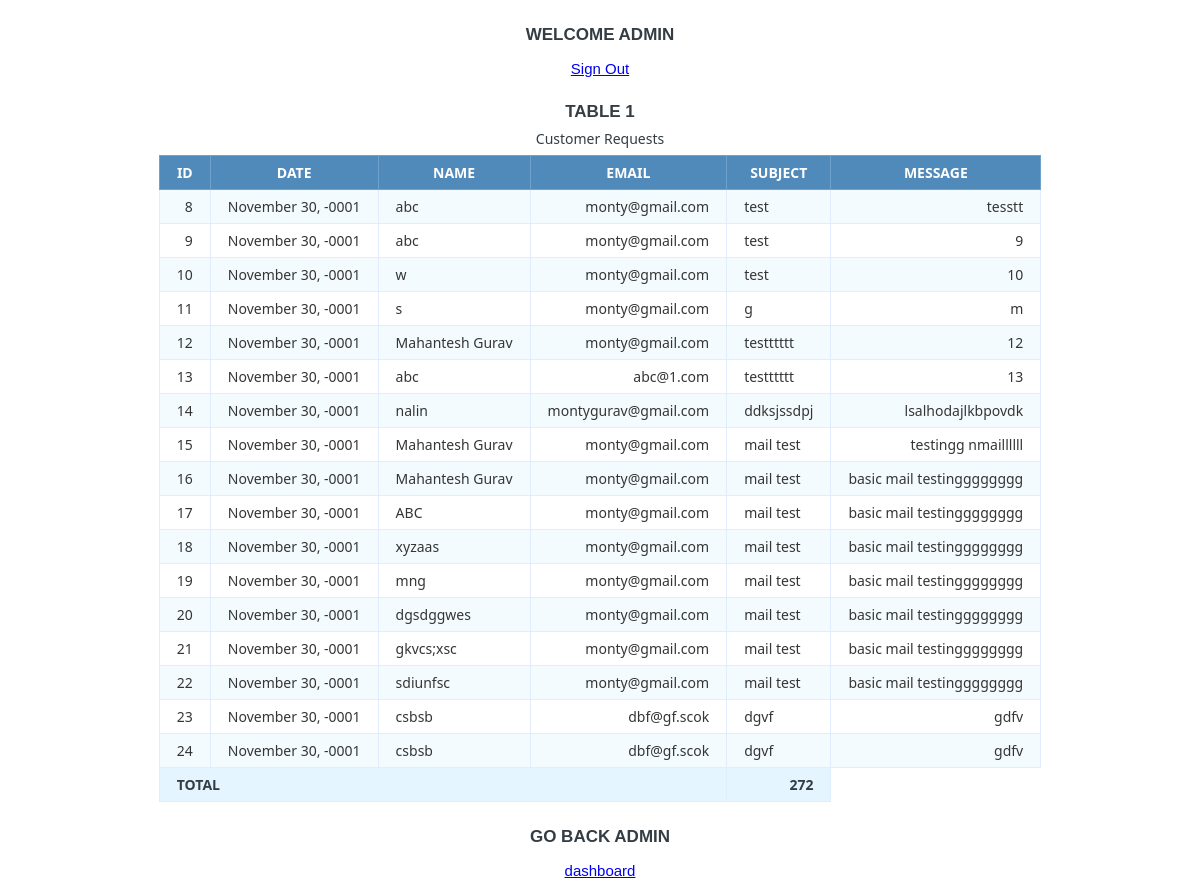
/datewise.php (signed in), run on the app's committed database.
### tables this page shows
CREATE TABLE `Request` (
  `ID` int(11) NOT NULL,
  `date` timestamp NOT NULL DEFAULT '0000-00-00 00:00:00' ON UPDATE CURRENT_TIMESTAMP,
  `name` text NOT NULL,
  `email` text NOT NULL,
  `phone` decimal(10,0) NOT NULL,
  `subject` text NOT NULL,
  `message` text NOT NULL
);

### session.php (called while the page is built, shortened)
<?php
   include('config.php');
   $user_check = $_SESSION['login_user'];
   $ses_sql = mysqli_query($db,"select username from Login where username = '$user_check' ");
   $row = mysqli_fetch_array($ses_sql,MYSQLI_ASSOC);
   $login_session = $row['username'];
?>

### datewise.php (the view, shortened to what this page needs)
<?php
$db_host = 'localhost';
$db_user = 'vmnandan_orangus';
$db_pass = 'M@h@nt3sh';
$db_name = 'vmnandan_Orangus';
$conn = mysqli_connect($db_host, $db_user, $db_pass, $db_name);
$sql = 'SELECT ID, date, name, email, subject, message  FROM Request';
$query = mysqli_query($conn, $sql);
?>
<?php
   include('session.php');
?>
<html>
<head>
</head>
<body>
<div class="jumbotron">
      <h1>Welcome <?php echo $login_session; ?></h1>
      <p><center><a href = "logout.php">Sign Out</a></center></p>
</div>
	<h1>Table 1</h1>
	<table class="data-table">
		<caption class="title">Customer Requests</caption>
		<thead>
			<tr>
				<th>ID</th>
				<th>DATE</th>
				<th>NAME</th>
				<th>EMAIL</th>
				<th>SUBJECT</th>
				<th>MESSAGE</th>
			</tr>
		</thead>
		<tbody>
		<?php
		$total 	= 0;
		while ($row = mysqli_fetch_array($query))
		{
			echo '<tr>
					<td>'.$row['ID'].'</td>
					<td>'. date('F d, Y', strtotime($row['date'])) . '</td>
					<td>'.$row['name'].'</td>
					<td>'.$row['email'].'</td>
					<td>'.$row['subject'].'</td>
					<td>'.$row['message'].'</td>
				</tr>';
			$total += $row['ID'];
		}?>
		</tbody>
		<tfoot>
			<tr>
				<th colspan="4">TOTAL</th>
				<th><?=number_format($total)?></th>
			</tr>
		</tfoot>
	</table>
	<div class="jumbotron">
        <h1>Go Back <?php echo $login_session; ?></h1>
        <p><center><a href = "welcome.php">dashboard</a></center></p>
                        </div>
</body>
</html>

### datewise.php (style rules this page uses)
body { font-size: 15px; color: #343d44; font-family: "segoe-ui", "open-sans", tahoma, arial; padding: 0; margin: 0; }
table { margin: auto; font-family: "Lucida Sans Unicode", "Lucida Grande", "Segoe Ui"; font-size: 12px; }
h1 { margin: 25px auto 0; text-align: center; text-transform: uppercase; font-size: 17px; }
table td { transition: all .5s; }
.data-table { border-collapse: collapse; font-size: 14px; min-width: 537px; }
.data-table th, .data-table td { border: 1px solid #e1edff; padding: 7px 17px; }
.data-table caption { margin: 7px; }
.data-table thead th { background-color: #508abb; color: #FFFFFF; border-color: #6ea1cc !important; text-transform: uppercase; }
.data-table tbody td { color: #353535; }
.data-table tbody td:first-child, .data-table tbody td:nth-child(4), .data-table tbody td:last-child { text-align: right; }
.data-table tbody tr:nth-child(odd) td { background-color: #f4fbff; }
.data-table tfoot th { background-color: #e5f5ff; text-align: right; }
.data-table tfoot th:first-child { text-align: left; }

### data on the page
request: ID "8", date "November 30, -0001", name "abc", email "monty@gmail.com", subject "test", message "tesstt"
request: ID "9", date "November 30, -0001", name "abc", email "monty@gmail.com", subject "test", message "9"
request: ID "10", date "November 30, -0001", name "w", email "monty@gmail.com", subject "test", message "10"
request: ID "11", date "November 30, -0001", name "s", email "monty@gmail.com", subject "g", message "m"
request: ID "12", date "November 30, -0001", name "Mahantesh Gurav", email "monty@gmail.com", subject "testttttt", message "12"
request: ID "13", date "November 30, -0001", name "abc", email "abc@1.com", subject "testttttt", message "13"
request: ID "14", date "November 30, -0001", name "nalin", email "montygurav@gmail.com", subject "ddksjssdpj", message "lsalhodajlkbpovdk"
request: ID "15", date "November 30, -0001", name "Mahantesh Gurav", email "monty@gmail.com", subject "mail test", message "testingg nmaillllll"
request: ID "16", date "November 30, -0001", name "Mahantesh Gurav", email "monty@gmail.com", subject "mail test", message "basic mail testingggggggg"
request: ID "17", date "November 30, -0001", name "ABC", email "monty@gmail.com", subject "mail test", message "basic mail testingggggggg"
request: ID "18", date "November 30, -0001", name "xyzaas", email "monty@gmail.com", subject "mail test", message "basic mail testingggggggg"
request: ID "19", date "November 30, -0001", name "mng", email "monty@gmail.com", subject "mail test", message "basic mail testingggggggg"
request: ID "20", date "November 30, -0001", name "dgsdggwes", email "monty@gmail.com", subject "mail test", message "basic mail testingggggggg"
request: ID "21", date "November 30, -0001", name "gkvcs;xsc", email "monty@gmail.com", subject "mail test", message "basic mail testingggggggg"
request: ID "22", date "November 30, -0001", name "sdiunfsc", email "monty@gmail.com", subject "mail test", message "basic mail testingggggggg"
request: ID "23", date "November 30, -0001", name "csbsb", email "dbf@gf.scok", subject "dgvf", message "gdfv"
request: ID "24", date "November 30, -0001", name "csbsb", email "dbf@gf.scok", subject "dgvf", message "gdfv"

### other printed values
$login_session "ADMIN"
$total "272"
